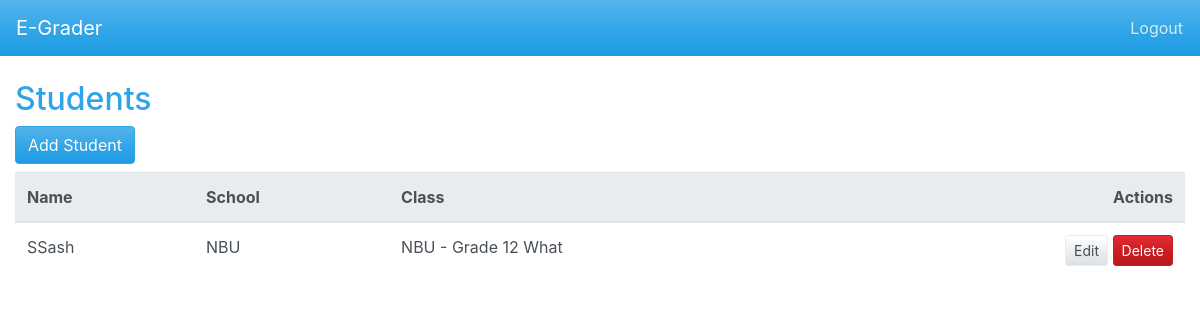
The app's page /students/ (signed in) with its own data.
### core/models.py (models this page shows, shortened)
class Student(models.Model):
    user = models.OneToOneField(User, on_delete=models.CASCADE)
    school = models.ForeignKey(School, on_delete=models.CASCADE)
    class_year = models.ForeignKey(ClassYear, on_delete=models.SET_NULL, null=True, blank=True)

class User(AbstractUser):
    role = models.CharField(max_length=20, choices=ROLE_CHOICES)

class School(models.Model):
    name = models.CharField(max_length=255)
    address = models.TextField()

class ClassYear(models.Model):
    school = models.ForeignKey(School, on_delete=models.CASCADE, related_name='classes')
    level = models.IntegerField(choices=typical_class_levels)
    section = models.CharField(max_length=5, blank=True)
    def __str__(self):
        sec = f" {self.section}" if self.section else ''
        return f"{self.school.name} - {self.get_level_display()}{sec}"

### core/views.py (the view)
# urls.py: path('students/', StudentListView.as_view(), name='student_list'),
@method_decorator(login_required, name='dispatch')
class StudentListView(ListView):
    model = Student
    template_name = 'students/student_list.html'
    context_object_name = 'students'

### templates/students/student_list.html (shortened to what this page needs)
{% extends 'base.html' %}
{% block content %}
<h2>Students</h2>
<a class="btn btn-primary mb-2" href="{% url 'student_add' %}">Add Student</a>
<div class="table-responsive">
  <table class="table table-hover">
    <thead class="thead-light">
      <tr>
        <th>Name</th>
        <th>School</th>
        <th>Class</th>
        <th class="text-right">Actions</th>
      </tr>
    </thead>
    <tbody>
      {% for student in students %}
      <tr>
        <td>{{ student.user.username }}</td>
        <td>{{ student.school.name }}</td>
        <td>{{ student.class_year }}</td>
        <td class="text-right">
          <a href="{% url 'student_edit' student.pk %}" class="btn btn-sm btn-secondary">Edit</a>
          <a href="{% url 'student_delete' student.pk %}" class="btn btn-sm btn-danger">Delete</a>
        </td>
      </tr>
      {% empty %}
      <tr><td colspan="4">No students found.</td></tr>
      {% endfor %}
    </tbody>
  </table>
</div>
{% endblock %}

### records on screen
Student: user.username "SSash", school.name "NBU", class_year "NBU - Grade 12 What"
